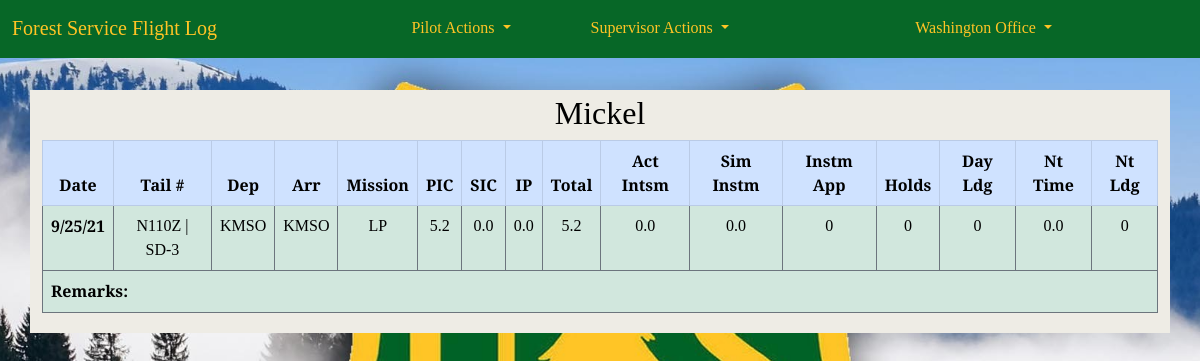
The app's page /pilot_log/41/ (signed in) with its own data.
### accounts/models.py (models this page shows, shortened)
class CustomUser(AbstractUser):
    REGION_CHOICES = [
        ('1', '1 - Northern'),
        ('2', '2 - Rocky Mountain'),
        ('3', '3 - Southwestern'),
        ('4', '4 - Intermountain'),
        ('5', '5 - Pacific Southwest'),
        ('6', '6 - Pacific Northwest'),
        ('8', '8 - Southern'),
        ('9', '9 - Eastern'),
        ('10', '10 - Alaska'),
        ('WO', 'Washington Office'),
    ]
    '''username = None
    email = models.EmailField(_('email address'), unique=True)'''
    region = models.CharField(
        max_length=4,
        choices=REGION_CHOICES,
        default='WO',
        null=False,
        blank=False
        )
    base = models.CharField(max_length=20, blank=True)
    office_phone = models.CharField(max_length=12, blank=True)
    cell_phone = models.CharField(max_length=12, blank=True)
    date_of_hire = models.DateField(null=True, blank=True)
    pilot_cert_number = models.CharField(max_length=20, blank=True)
    atp = models.BooleanField(default=False)
    cfi = models.BooleanField(default=False)
    cfii = models.BooleanField(default=False)
    mei = models.BooleanField(default=False)
    commercial_rating = models.BooleanField(default=False)
    medical_class = models.IntegerField(null=True, blank=True)
    date_of_medical = models.DateField(null=True, blank=True)
    user_supervisor = models.ForeignKey(
        'self',
        on_delete=models.PROTECT,
        limit_choices_to={'is_supervisor': True},
        blank=True,
        null=True
        )
    is_supervisor = models.BooleanField(default=False)
    is_captain = models.BooleanField(default=False)
    smokejumper_msn_eval_date = models.DateField(null=True, blank=True)
    equipment_eval_date = models.DateField(null=True, blank=True)
    order = ('username',)
    USERNAME_FIELD = 'username'
    REQUIRED_FIELDS = []

### pilot_log/models.py (models this page shows, shortened)
class FlightDetail(models.Model):
    pilot = models.ForeignKey(
        'accounts.CustomUser',
        on_delete = models.CASCADE,
        blank=False,
        null=False,
        )
    date_of_flight = models.DateField(null=False, blank=False)
    tail_number = models.ForeignKey(
        'Aircraft',
        on_delete = models.PROTECT,
        blank=False,
        null=False,
        )
    depart_ICAO = models.CharField(max_length=4, null=False, blank=False, default="KMSO")
    arrival_ICAO = models.CharField(max_length=4, null=False, blank=False, default="KMSO")
    msn_type = models.CharField(
        max_length=20,
        choices=settings.MISSION_CHOICES,
        null=False,
        blank=False,
        )
    pic_time = models.DecimalField(max_digits=2, decimal_places=1, default=0.0)
    sic_time = models.DecimalField(max_digits=2, decimal_places=1, default=0.0)
    instructor_time = models.DecimalField(max_digits=2, decimal_places=1, default=0.0)
    total_time = models.DecimalField(max_digits=3, decimal_places=1, null=True, blank=True)
    act_instrument_time = models.DecimalField(max_digits=2, decimal_places=1, default=0.0)
    sim_instrument_time = models.DecimalField(max_digits=2, decimal_places=1, default=0.0)
    instrument_appchs = models.IntegerField(default=0)
    holds = models.IntegerField(default=0)
    day_landings = models.IntegerField(default=0)
    night_time = models.DecimalField(max_digits=2, decimal_places=1, default=0.0)
    night_landings = models.IntegerField(default=0)
    remarks = models.TextField(max_length=250, blank=True, default='')
    class Meta:
        ordering = ['-date_of_flight']
        get_latest_by = 'date_of_flight'

class Aircraft(models.Model):
    tail_number = models.CharField(
        max_length=10,
        primary_key=True
        )
    aircraft_type = models.CharField(
        max_length=15,
        choices=settings.AIRCRAFT_TYPES,
        null=False,
        blank=False
    )
    def __str__(self):
        return f'{self.tail_number} | {self.aircraft_type}'

### pilot_log/views.py (the view)
# urls.py: path('<int:pk>/', FlightDetailView.as_view(), name='flight_detail'),
class FlightDetailView(LoginRequiredMixin, DetailView):
    model = FlightDetail
    template_name = "flight_detail.html"

### templates/flight_detail.html (shortened to what this page needs)
{% extends 'base.html' %}
{% load crispy_forms_tags %}
{% block content %}
    <div class="container py-1">
        <h2>{{ flightdetail.pilot.last_name }}</h2>
        <table class="table table-bordered t1">
            <thead class="thead-light">
                <tr class="table-primary">
                    <th scope="col">Date</th>
                    <th scope="col">Tail #</th>
                    <th scope="col">Dep</th>
                    <th scope="col">Arr</th>
                    <th scope="col">Mission</th>
                    <th scope="col">PIC</th>
                    <th scope="col">SIC</th>
                    <th scope="col">IP</th>
                    <th scope="col">Total</th>
                    <th scope="col">Act Intsm</th>
                    <th scope="col">Sim Instm</th>
                    <th scope="col">Instm App</th>
                    <th scope="col">Holds</th>
                    <th scope="col">Day Ldg</th>
                    <th scope="col">Nt Time</th>
                    <th scope="col">Nt Ldg</th>
                </tr>
            </thead>
        <tbody>
                <tr class="table-success border border-secondary">
                    <th scope="row">{{ flightdetail.date_of_flight|date:"n/j/y" }}</th>
                    <td>{{ flightdetail.tail_number }}</td>
                    <td>{{ flightdetail.depart_ICAO }}</td>
                    <td>{{ flightdetail.arrival_ICAO }}</td>
                    <td>{{ flightdetail.msn_type }}</td>
                    <td>{{ flightdetail.pic_time }}</td>
                    <td>{{ flightdetail.sic_time }}</td>
                    <td>{{ flightdetail.instructor_time }}</td>
                    <td>{{ flightdetail.total_time }}</td>
                    <td>{{ flightdetail.act_instrument_time }}</td>
                    <td>{{ flightdetail.sim_instrument_time }}</td>
                    <td>{{ flightdetail.instrument_appchs }}</td>
                    <td>{{ flightdetail.holds }}</td>
                    <td>{{ flightdetail.day_landings }}</td>
                    <td>{{ flightdetail.night_time }}</td>
                    <td>{{ flightdetail.night_landings }}</td>
                </tr>
                <tr class="table-success border border-secondary">
                    <td colspan = "16" class="text-start"><b>Remarks:</b>  {{ flight.remarks }}</td>
                </tr>
            </tbody>
        </table>
    </div>
{% endblock content %}

### templates/base.html (shortened to what this page needs)
{% load static %}
<!DOCTYPE html>
<html>
    <head>
        <link href="https://cdn.jsdelivr.net/npm/bootstrap@5.1.0/dist/css/bootstrap.min.css" rel="stylesheet"
>
        <link
            href="{% static 'css/base.css' %}"
            rel="stylesheet">
    </head>
    <body>
        <nav class="navbar navbar-expand-lg navbar-nb2">
            <div class="container-fluid">
                <a class="navbar-brand" href="{% url 'home' %}">Forest Service Flight Log</a>
                <div class="collapse navbar-collapse" id="navbarSupportedContent">
                {% if user.is_authenticated %}
                    <ul class="navbar-nav mx-auto mb-2 mb-lg-0">
                        <li class="nav-item dropdown">
                            <a class="nav-link active dropdown-toggle pa_1" href="#" id="navbarDropdown" role="button" data-bs-toggle="dropdown">
                                Pilot Actions
                            </a>
                        </li>
                        {% if user.is_supervisor %}
                        <li class="nav-item dropdown">
                            <a class="nav-link active dropdown-toggle pa_1" href="#" id="SupDropdown" role="button" data-bs-toggle="dropdown">
                                Supervisor Actions
                            </a>
                        </li>
                        {% endif %}
                    </ul>
                    <ul class="navbar-nav flex-row-reverse">
                        <li class="nav-item dropdown">
                            <a class="nav-link active dropdown-toggle pw_1" href="#" id="profileDropdown" role="button" data-bs-toggle="dropdown">
                                {{ user.get_full_name }}
                            </a>
                        </li>
                    </ul>
                    {% endif %}
                </div>
            </div>
        </nav>
        {% block content %}
        {% endblock content %}
    </body>
</html>

### static/css/base.css (style rules this page uses)
:root { --background: #eeece5; --brown_primary: #2e1e12; --brown_darker: #261f1b; --brown_darkest: #212121; --green_primary: #076727; --green_darkest: #073d11; --green_dark: #0a531b; --blue: #9bdaf1; --light_blue: #e1f3f8; --red_secondary: #e31c3d; --red_darkest: #981b1e; --red_dark: #cd2026; --red_light: #e59393; --red_lightest: #f9dede; --fs_gold: #ffc425; }
body { font-family: 'Playfair Display', serif; background: var(--background) url("/static/img/sf_logo4.jpg") no-repeat; background-size: cover; background-position: center center; background-repeat: no-repeat; background-attachment: fixed; background-size: cover; color: black; }
a { text-decoration: none; }
.navbar { background-color: var(--green_primary); border-bottom: 2px solid var(--green_primary); margin-bottom: 2rem; display: flex; }
.navbar-brand { color:var(--fs_gold); }
.pa_1 { color:var(--fs_gold); }
.pw_1 { color: var(--fs_gold); margin-right: 8rem; }
.container { text-align: center; background-color: var(--background); }
@media only screen and (min-width: 768px) { body { width:auto; margin-left:auto; margin-right:auto; } }
@media only screen and (min-width: 600px) { body { display: 50%; } }

### records on screen
CustomUser: get_full_name "Washington Office"
FlightDetail: pilot.last_name "Mickel", date_of_flight "9/25/21", tail_number "N110Z | SD-3", depart_ICAO "KMSO", arrival_ICAO "KMSO", msn_type "LP", pic_time "5.2", sic_time "0.0", instructor_time "0.0", total_time "5.2", act_instrument_time "0.0", sim_instrument_time "0.0", instrument_appchs "0", holds "0", day_landings "0", night_time "0.0", night_landings "0"
